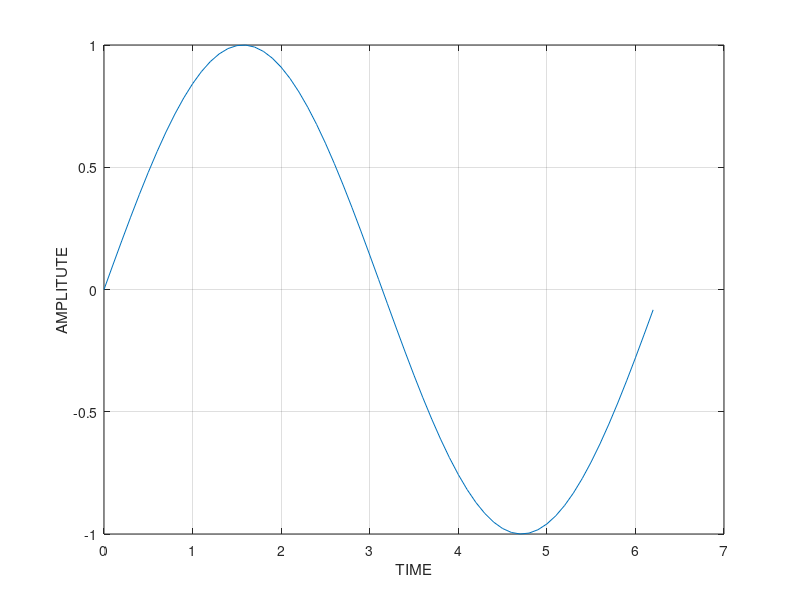

Here is the MATLAB script that generated this plot:
clc;
clear all;
a = 2:43:3434;
x = 0:0.1:2*pi;
%x = stat:inct=rement:end
y = sin(x);
plot(x,y); %Continious sig
xlabel('TIME');
ylabel('AMPLITUTE');
grid on;